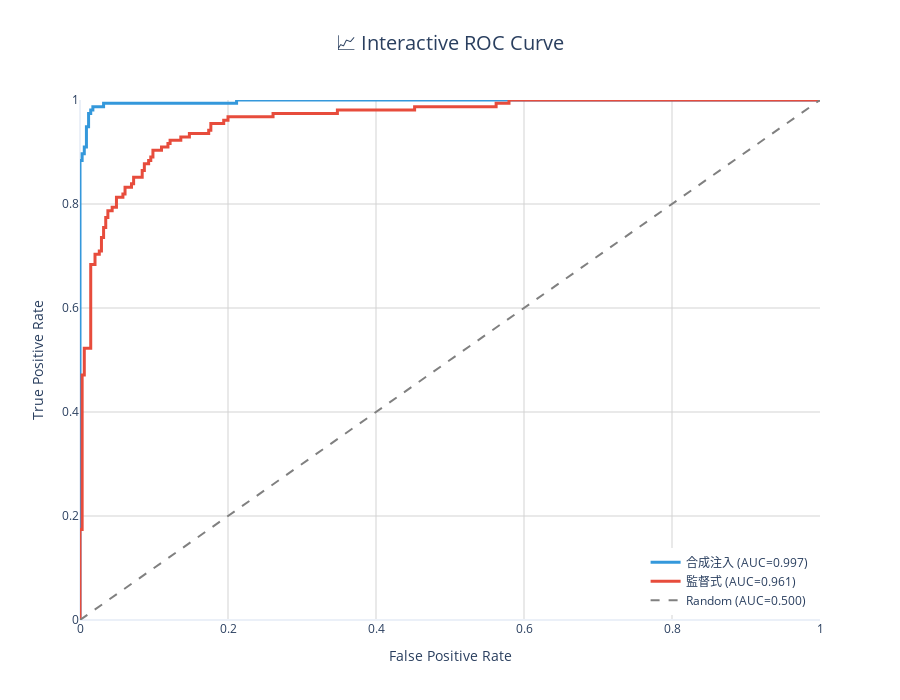

The notebook cell saved with this chart:
### Markdown cell above
### 10.8 匯出所有 HTML 視覺化檔案總結 📁

### Code cell
# 創建互動式 ROC 曲線
y_probs_dict = {
    '合成注入': prob_synthetic,
    '監督式': prob_supervised
}

fig_roc = create_interactive_roc_curve(
    y_test,
    y_probs_dict,
    output_path="docs/roc_curve.html"
)
fig_roc.show()

print("✅ 互動式 ROC 曲線已儲存至 docs/roc_curve.html")
print("💡 提示: 可以在圖表上懸停查看精確數值、縮放、下載為圖片等")

### Figure 1 — Plotly figure (JSON) as saved in the notebook; plotly's stock layout.template omitted (floating-point values rounded to 4 significant figures)
{"data": [{"hovertemplate": "FPR: %{x:.3f}<br>TPR: %{y:.3f}<extra></extra>", "line": {"color": "#3498db", "width": 3}, "mode": "lines", "name": "合成注入 (AUC=0.997)", "type": "scatter", "x": [0.0, 0.0, 0.0, 0.002899, 0.002899, 0.005797, 0.005797, 0.008696, 0.008696, 0.01159, 0.01159, 0.01449, 0.01449, 0.01739, 0.01739, 0.03188, 0.03188, 0.2116, 0.2116, 1.0], "y": [0.0, 0.006452, 0.8839, 0.8839, 0.8968, 0.8968, 0.9097, 0.9097, 0.9484, 0.9484, 0.9742, 0.9742, 0.9806, 0.9806, 0.9871, 0.9871, 0.9935, 0.9935, 1.0, 1.0]}, {"hovertemplate": "FPR: %{x:.3f}<br>TPR: %{y:.3f}<extra></extra>", "line": {"color": "#e74c3c", "width": 3}, "mode": "lines", "name": "監督式 (AUC=0.961)", "type": "scatter", "x": [0.0, 0.0, 0.0, 0.002899, 0.002899, 0.005797, 0.005797, 0.01449, 0.01449, 0.02029, 0.02029, 0.02609, 0.02609, 0.02899, 0.02899, 0.03188, 0.03188, 0.03478, 0.03478, 0.03768, 0.03768, 0.04348, 0.04348, 0.04928, 0.04928, 0.05797, 0.05797, 0.06087, 0.06087, 0.06957, 0.06957, 0.07246, 0.07246, 0.08406, 0.08406, 0.08696, 0.08696, 0.09275, 0.09275, 0.09565, 0.09565, 0.09855, 0.09855, 0.1101, 0.1101, 0.1188, 0.1188, 0.1217, 0.1217, 0.1362, 0.1362, 0.1478, 0.1478, 0.1739, 0.1739, 0.1768, 0.1768, 0.1942, 0.1942, 0.2, 0.2, 0.2609, 0.2609, 0.3478, 0.3478, 0.4522, 0.4522, 0.5623, 0.5623, 0.5797, 0.5797, 1.0], "y": [0.0, 0.006452, 0.1742, 0.1742, 0.471, 0.471, 0.5226, 0.5226, 0.6839, 0.6839, 0.7032, 0.7032, 0.7097, 0.7097, 0.7355, 0.7355, 0.7548, 0.7548, 0.7742, 0.7742, 0.7871, 0.7871, 0.7935, 0.7935, 0.8129, 0.8129, 0.8194, 0.8194, 0.8323, 0.8323, 0.8387, 0.8387, 0.8516, 0.8516, 0.8645, 0.8645, 0.8774, 0.8774, 0.8839, 0.8839, 0.8903, 0.8903, 0.9032, 0.9032, 0.9097, 0.9097, 0.9161, 0.9161, 0.9226, 0.9226, 0.929, 0.929, 0.9355, 0.9355, 0.9419, 0.9419, 0.9548, 0.9548, 0.9613, 0.9613, 0.9677, 0.9677, 0.9742, 0.9742, 0.9806, 0.9806, 0.9871, 0.9871, 0.9935, 0.9935, 1.0, 1.0]}, {"hoverinfo": "skip", "line": {"color": "gray", "dash": "dash", "width": 2}, "mode": "lines", "name": "Random (AUC=0.500)", "showlegend": true, "type": "scatter", "x": [0, 1], "y": [0, 1]}], "layout": {"height": 700, "hovermode": "closest", "legend": {"x": 0.99, "xanchor": "right", "y": 0.01, "yanchor": "bottom"}, "title": {"font": {"size": 20}, "text": "📈 Interactive ROC Curve", "x": 0.5, "xanchor": "center"}, "width": 900, "xaxis": {"gridcolor": "lightgray", "range": [0, 1], "title": {"text": "False Positive Rate"}}, "yaxis": {"gridcolor": "lightgray", "range": [0, 1], "title": {"text": "True Positive Rate"}}}}
